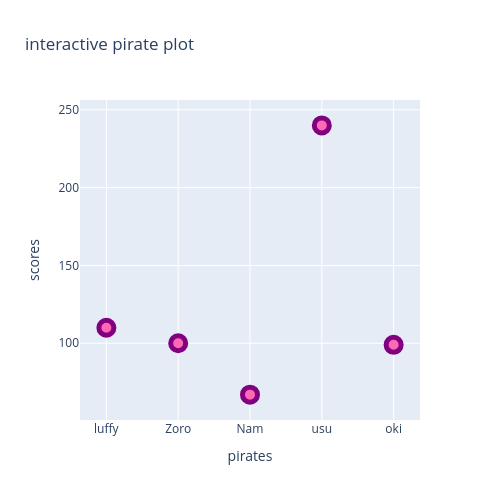

The notebook cell this image was saved under:
### Code cell
graph = go.Figure()
graph.add_trace(go.Scatter(x=x1,y=y1,mode='markers', marker = dict(size=15,color="hotpink",opacity=1,line=dict(width=5,color="purple"))))

graph.update_layout(title="interactive pirate plot",xaxis_title="pirates",yaxis_title="scores", width=500, height=500)

### Figure 1 — Plotly figure (JSON) as saved in the notebook; plotly's stock layout.template omitted (floating-point values rounded to 4 significant figures)
{"data": [{"marker": {"color": "hotpink", "line": {"color": "purple", "width": 5}, "opacity": 1, "size": 15}, "mode": "markers", "type": "scatter", "x": ["luffy", "Zoro", "Nam", "usu", "oki"], "y": [110, 100, 67, 240, 99]}], "layout": {"height": 500, "title": {"text": "interactive pirate plot"}, "width": 500, "xaxis": {"title": {"text": "pirates"}}, "yaxis": {"title": {"text": "scores"}}}}
